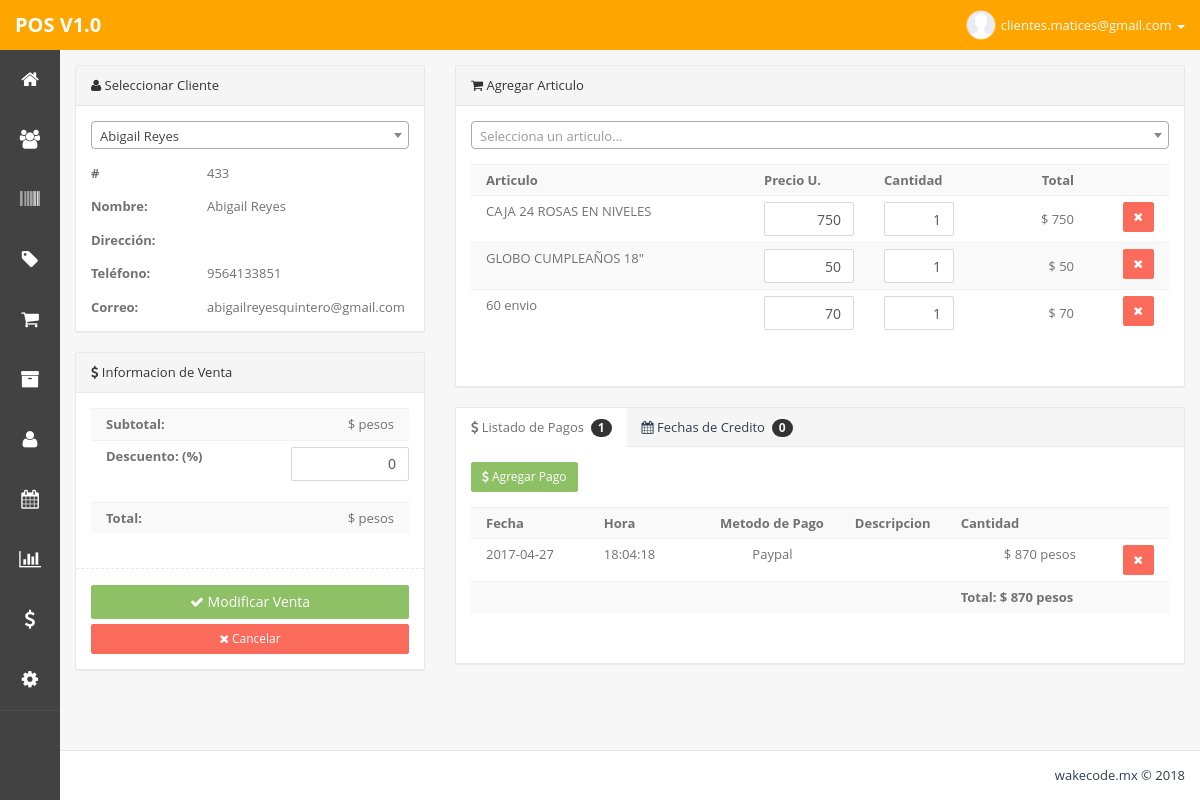
Page /admin.php?m=pventaEditar&id=433 (signed in) on the committed database.
### tables this page shows
CREATE TABLE IF NOT EXISTS `clientes` (
  `idclientes` int(255) NOT NULL,
  `fecharegistro` date NOT NULL,
  `nombre` varchar(200) NOT NULL,
  `correo` varchar(100) NOT NULL,
  `domicilio` text NOT NULL,
  `colonia` varchar(50) NOT NULL,
  `codigopostal` varchar(20) NOT NULL,
  `telefono` varchar(20) NOT NULL,
  `celular` varchar(20) NOT NULL,
  `rfc` varchar(100) NOT NULL,
  `contacto` varchar(100) NOT NULL,
  `estado` varchar(100) NOT NULL,
  `pais` varchar(100) NOT NULL,
  `comentarios` text NOT NULL
);

CREATE TABLE IF NOT EXISTS `ventas` (
  `idventas` int(255) NOT NULL,
  `fecha` date NOT NULL,
  `hora` varchar(100) NOT NULL,
  `idcliente` int(255) NOT NULL,
  `idusuario` int(255) NOT NULL,
  `descuento` varchar(100) NOT NULL,
  `estatus` varchar(100) NOT NULL
);

CREATE TABLE IF NOT EXISTS `ventas_articulos` (
  `idva` int(255) NOT NULL,
  `idventa` int(255) NOT NULL,
  `idarticulo` int(255) NOT NULL,
  `precio` varchar(100) NOT NULL,
  `cantidad` varchar(100) NOT NULL,
  `total` varchar(100) NOT NULL
);

CREATE TABLE IF NOT EXISTS `articulos` (
  `idarticulos` int(255) NOT NULL,
  `imagen` varchar(100) NOT NULL,
  `articulo` varchar(200) NOT NULL,
  `precio` varchar(100) NOT NULL,
  `stock` int(10) NOT NULL,
  `alerta` int(10) NOT NULL,
  `descripcion` text NOT NULL,
  `observaciones` text NOT NULL
);

CREATE TABLE IF NOT EXISTS `ventas_pagos` (
  `idpagos` int(255) NOT NULL,
  `idventa` int(255) NOT NULL,
  `fecha` date NOT NULL,
  `hora` time NOT NULL,
  `cantidad` varchar(100) NOT NULL,
  `comentario` text NOT NULL,
  `metodo` varchar(100) NOT NULL
);

### php/pventaEditar.php (the view, shortened to what this page needs)
<?php
$id = mysql_real_escape_string($_GET['id']);
$data = mysql_fetch_object(mysql_query("SELECT
	ventas.*,
	clientes.*,
	(SELECT COUNT(idpagos) FROM ventas_pagos WHERE idventa=ventas.idventas) as pagos,
	(SELECT COUNT(idcreditos) FROM ventas_creditos WHERE idventa=ventas.idventas) as creditos
	FROM ventas
	JOIN clientes ON clientes.idclientes=ventas.idcliente
	WHERE idventas='".$id."' LIMIT 1"));
?>
<form class="bs-example form-horizontal" id="formaVenta" action="" method="post">
	<div class="row">
		<div class="col-md-4">
			<section class="panel panel-default">
				<header class="panel-heading">
					<i class="fa fa-user icon"></i> Seleccionar Cliente
				</header>
				<div class="panel-body">
<?php
				if ($data->idcliente != 0){
					$cliente = mysql_fetch_object(mysql_query("SELECT * FROM clientes WHERE idclientes='".$data->idcliente."' LIMIT 1"));
					echo '<div class="row m-t">
						<div class="col-xs-12 col-md-4"><strong># </strong></div>
						<div class="col-xs-12 col-md-8">'.$id.'</div>
					</div>';
					echo '<div class="row m-t">
						<div class="col-xs-12 col-md-4"><strong>Nombre:</strong></div>
						<div class="col-xs-12 col-md-8">'.$cliente->nombre.'</div>
					</div>';
					echo '<div class="row m-t">
						<div class="col-xs-12 col-md-4"><strong>Direcci&oacute;n:</strong></div>
						<div class="col-xs-12 col-md-8">'.$cliente->domicilio.'</div>
					</div>';
					if (!empty($cliente->telefono)){
						echo '<div class="row m-t">
							<div class="col-xs-12 col-md-4"><strong>Tel&eacute;fono:</strong></div>
							<div class="col-xs-12 col-md-8">'.$cliente->telefono.'</div>
						</div>';
					}
					if (!empty($cliente->correo)){
						echo '<div class="row m-t">
							<div class="col-xs-12 col-md-4"><strong>Correo:</strong></div>
							<div class="col-xs-12 col-md-8">'.$cliente->correo.'</div>
						</div>';
					}
				}
?>
				</div>
			</section>
			<section class="panel panel-default">
				<header class="panel-heading">
					<i class="fa fa-usd icon"></i> Informacion de Venta
				</header>
				<div class="panel-body">
					<div class="row">
						<div class="col-md-12">
							<table class="table table-striped">
								<tr>
									<th width="200">Subtotal: </th>
									<td class="text-right">
										$ <span id="subtotal"> 0.00 </span> pesos
									</td>
								</tr>
								<tr>
									<th width="200">Descuento: (%) </th>
									<td class="text-right">
										<div class="form-group">
											<input type="text" class="form-control input-md text-right descuento" id="descuento" name="descuento" value="<?php echo $data->descuento; ?>" />
										</div>
									</td>
								</tr>
								<tr>
									<th width="200">Total: </th>
									<td class="text-right"> $ <span id="total"> 0.00 </span> pesos</td>
								</tr>
							</table>
						</div>
					</div>
					<div class="line line-dashed line-lg pull-in"></div>
					<button type="submit" id="finalizar" class="btn btn-md btn-success btn-block"><i class="fa fa-check icon"></i> Modificar Venta</button>
					<a href="admin.php?m=pventa" class="btn btn-sm btn-danger btn-block"><i class="fa fa-times icon"></i> Cancelar</a>
				</div>
			</section>
		</div>
		<div class="col-md-8">
			<section class="panel panel-default">
				<header class="panel-heading">
					<i class="fa fa-shopping-cart icon"></i> Agregar Articulo
				</header>
				<div class="panel-body">
					<div class="row m-b">
						<div class="col-md-12" >
						</div>
					</div>
					<div class="table-responsive">
						<table class="table table-striped" id="productos">
							<tr>
								<th>Articulo</th>
								<th width="120">Precio U.</th>
								<th width="100">Cantidad</th>
								<th class="text-right" width="120">Total</th>
								<th width="80"></th>
							</tr>
<?php
						$query = mysql_query("SELECT
							ventas_articulos.idarticulo,
							ventas_articulos.precio,
							ventas_articulos.cantidad,
							ventas_articulos.total,
							articulos.articulo
							FROM ventas_articulos
							JOIN articulos ON articulos.idarticulos=ventas_articulos.idarticulo
							WHERE ventas_articulos.idventa='".$data->idventas."'
							ORDER BY ventas_articulos.idva ASC");
						while($q = mysql_fetch_object($query)){
							echo '<tr>
                        		<td>
                        			'.$q->articulo.'
                        			<input type="hidden" name="idarticulo[]" value="'.$q->idarticulo.'">
                        		</td>
								<td class="text-right v-middle">
									<input type="text" name="precio[]" id="precio_'.$id.'" data-id="'.$id.'" value="'.$q->precio.'" class="form-control precioArticulo text-right">
								</td>
								<td class="text-right v-middle">
									<input type="text" name="cantidad[]" value="'.$q->cantidad.'" id="cantidad_'.$id.'" data-id="'.$id.'" class="form-control cantidad text-right">
								</td>
								<td class="text-right v-middle">
									$ <span class="totalArticulo" id="total_'.$id.'">'.($q->precio*$q->cantidad).'</span>
								</td>
                        		<td class="text-right"><a href="#" class="btn btn-sm btn-danger clsEliminarFila"> <i class="fa fa-times"></i> </a></td>
                    		</tr>';
						}
?>
						</table>
					</div>
				</div>
			</section>
			<section class="panel panel-default">
				<header class="panel-heading bg-light">
					<ul class="nav nav-tabs">
						<li class="active"><a href="#home" data-toggle="tab"><i class="fa fa-usd icon"></i> Listado de Pagos &nbsp;<b class="badge bg-info"><?php echo $data->pagos; ?></b></a></li>
						<li><a href="#credito" data-toggle="tab"><i class="fa fa-calendar icon"></i> Fechas de Credito &nbsp;<b class="badge bg-info"><?php echo $data->creditos; ?></b></a></li>
					</ul>
				</header>
				<div class="panel-body">
					<div class="tab-content">
						<div class="tab-pane active" id="home">
							<div class="row">
								<div class="col-md-12 m-b">
									<a href="#" class="agregarPago btn btn-sm btn-success"> <i class="fa fa-usd"></i> Agregar Pago</a>
								</div>
							</div>
							<div class="table-responsive">
								<table class="table table-striped">
									<tr>
										<th width="120">Fecha</th>
										<th width="120">Hora</th>
										<th width="135">Metodo de Pago</th>
										<th>Descripcion</th>
										<th width="150">Cantidad</th>
										<th width="80"></th>
									</tr>
		<?php
								$suma = 0;
								$query = mysql_query("SELECT * FROM ventas_pagos WHERE idventa='".$id."'");
								while($q = mysql_fetch_object($query)){
									$suma += $q->cantidad;
		?>
									<tr>
										<td><?php echo $q->fecha; ?></td>
										<td><?php echo $q->hora; ?></td>
										<td class="text-center"><?php echo $q->metodo; ?></td>
										<td><?php echo $q->comentario; ?></td>
										<td class="text-right">$ <?php echo $q->cantidad; ?> pesos</td>
										<td class="text-right">
											<a href="admin.php?m=pventaEditar&id=<?php echo $id; ?>&del=<?php echo $q->idpagos; ?>" class="btn btn-sm btn-danger"> <i class="fa fa-times"></i> </a>
										</td>
									</tr>
		<?php
								}
		?>
									<tr>
										<th></th>
										<th></th>
										<th></th>
										<th></th>
										<th class="text-left" colspan="3">Total: $ <?php echo $suma; ?> pesos</th>
									</tr>
								</table>
							</div>
						</div>
					</div>
				</div>
			</section>
		</div>
	</div>
</form>

### admin.php (style rules this page uses)
td,th { white-space: nowrap; }
.table-responsive { width: 100%; margin-bottom: 15px; overflow-x: auto; overflow-y: hidden; }

### rows in the picture
clientes: nombre "Abigail Reyes", telefono "9564133851", correo "abigailreyesquintero@gmail.com"
ventas: descuento "0"
ventas_articulos: idarticulo.articulo "CAJA 24 ROSAS EN NIVELES", precio "750", cantidad "1", $q->precio*$q->cantidad "750"
ventas_articulos: idarticulo.articulo "GLOBO CUMPLEAÑOS 18\"", precio "50", cantidad "1", $q->precio*$q->cantidad "50"
ventas_articulos: idarticulo.articulo "60 envio", precio "70", cantidad "1", $q->precio*$q->cantidad "70"
ventas_pagos: fecha "2017-04-27", hora "18:04:18", metodo "Paypal", cantidad "870"

### other values in the picture
$_SESSION['userNm'] "clientes.matices@gmail.com"
$id "433"
$data->pagos "1"
$data->creditos "0"
$suma "870"
